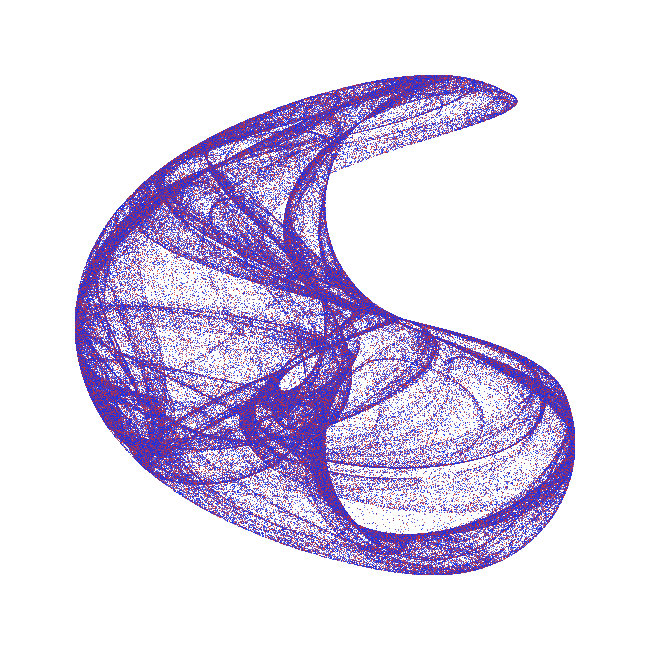
Frame 1 (no input)
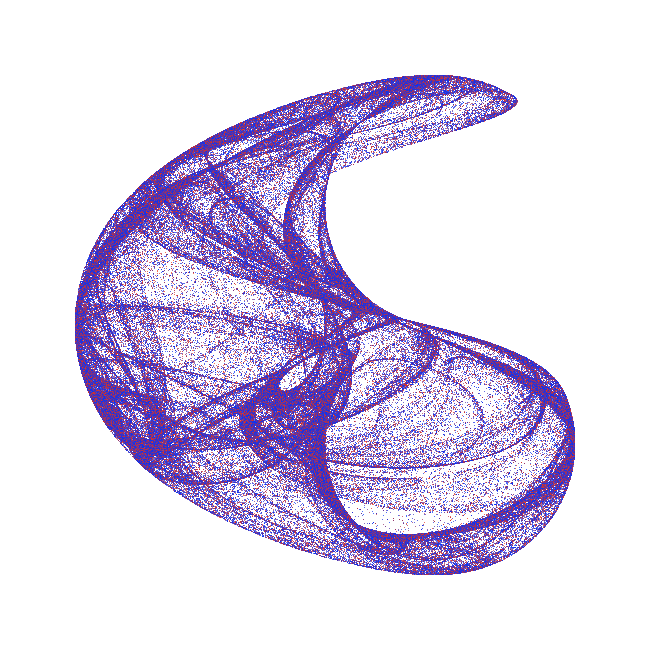
Frame 2 (the mouse pressed at the canvas centre, redrawn once)

The Processing sketch that drew these frames (run headless with seeded random() and noise(); the mouse was pressed at the canvas centre and the sketch redrawn once):

// Processing sketch: DeJongAttractor
// ── DeJongAttractor.pde
// Carla de Beer
// Created: April 2018.
// De Jong Attractor.
// Inspiration taken from:
// http://www.algosome.com/articles/strange-attractors-de-jong.html
// http://paulbourke.net/fractals/peterdejong/
// Uncomment any of the variable sets inside setup.

int stop = 1000000;
PVector curr, next;
float x, y;
float a, b, c, d;
int offX, offY;
float scale;

void setup() {
  size(650, 650);
  pixelDensity(displayDensity());
  background(255);

  curr = new PVector();
  next = new PVector();

  // 1. Example
  //a = -2.24;
  //b = 0.43;
  //c = -0.65;
  //d = -2.43;
  //offX = 150;
  //offY = -80;
  //scale = 175;

  // 2. Example
  //a = -2.7;
  //b = -0.09;
  //c = -0.86;
  //d = -2.2;
  //offX = 150;
  //offY = -80;
  //scale = 175;

  // 3. Example
  //a = -0.709;
  //b = 1.638;
  //c = 0.452;
  //d = 1.740;
  //offX = 35;
  //offY = -50;
  //scale = 155;

  // 4. Example
  a = -2.0;
  b = -2.0;
  c = -1.2;
  d = 2.0;
  offX = 0;
  offY = 0;
  scale = 125;

  // 5. Example
  //a = 1.4;
  //b = -2.3;
  //c = 2.4;
  //d = -2.1;
  //offX = 0;
  //offY = 0;
  //scale = 125;
}

void draw() {
  noFill();
  strokeWeight(1);
  translate(width*0.5 + offX, height*0.5 + offY);

  for (int i = 0; i < stop; ++i) {
    next.x = sin(a*curr.y) - cos(b*curr.x);
    next.y = sin(c*curr.x) + cos(d*curr.y);
    float col = abs(sin(i))*255;
    stroke(255 - col, 50, col);
    point(next.x*scale, next.y*scale);
    curr = next.copy();
  }

  noLoop();
}
